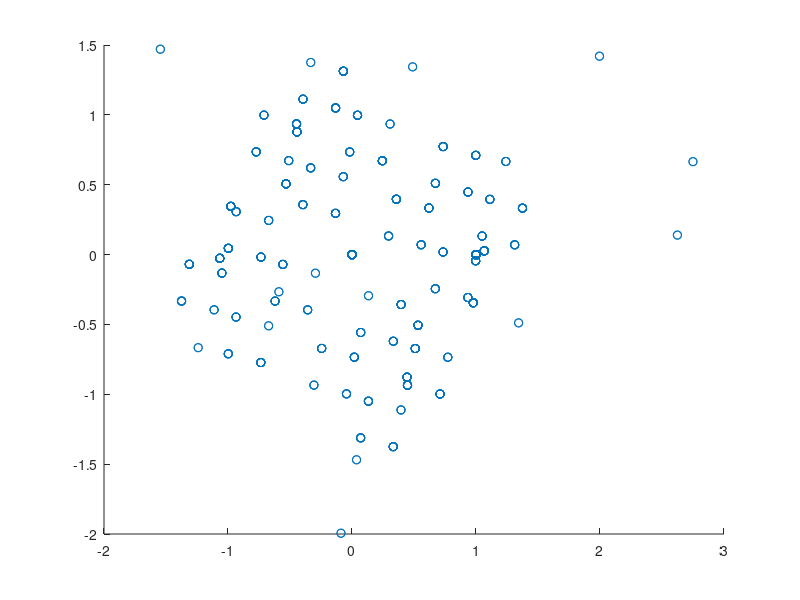
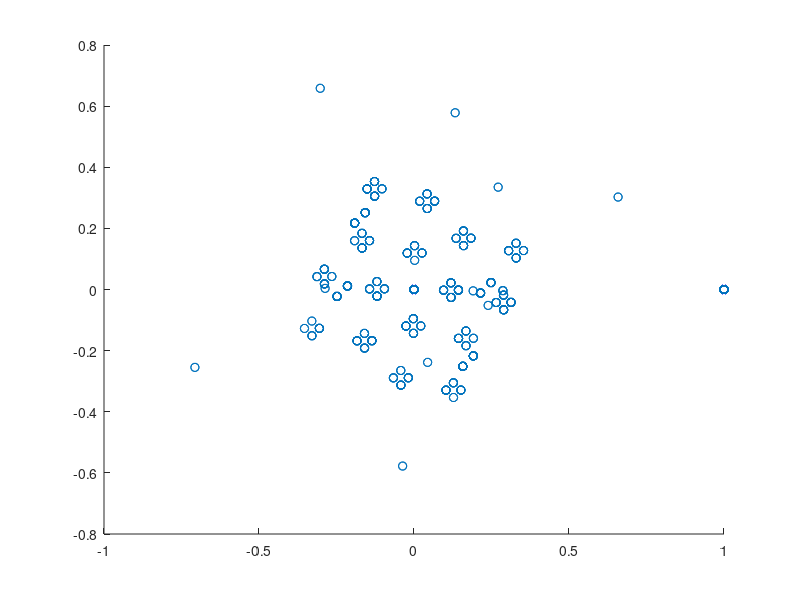

MATLAB code to generate these figures, in order:
% generate_super_frame
clear all
clc
close all
load v_stack
num_data_stream = 1;
num_ant_ap = 1;
num_valid_sc = 52;
const_num_sc = 64;
num_symbol_per_frame = 100;
const_num_frame = 10;
[num_block,M,N]=size(v_stack);
ng=num_valid_sc/num_block;
%%%%%%%%%%%%%%%%%%%%%%%%%%%%%%%%%%%%%%%%%%%%%%%%%%%%
% data parameters
%%%%%%%%%%%%%%%%%%%%%%%%%%%%%%%%%%%%%%%%%%%%%%%%%%%%
%%% STF 
STF_POS = [3  7  11  15  19  23  30  34  38  42  46  50];
STF_DAT_GRP = zeros(3, 52);    
STF_DAT_GRP(1,STF_POS) = sqrt(2)*[-1-1i  -1+1i  -1-1i  -1-1i  -1-1i  1-1i  -1-1i  -1-1i  1+1i  1-1i  1+1i  -1+1i];
STF_DAT_GRP(2,STF_POS) = sqrt(2)*[-1+1i  -1+1i  1-1i  1-1i  -1-1i  1-1i  -1+1i  1+1i  1-1i  -1+1i  1-1i  -1+1i];
STF_DAT_GRP(3,STF_POS) = sqrt(2)*[-1+1i  1+1i  -1+1i  1+1i  1-1i  1+1i  -1+1i  -1+1i  1-1i  1-1i  -1+1i  -1+1i];

%%% LTF
LTF_DAT_GRP = zeros(3, 52);
LTF_DAT_GRP(1,:) = [-1 1 -1 -1 -1 1 1 1 -1 -1 1 1 1 1 -1 1 -1 -1 -1 -1 1 1 -1 1 1 -1 1 -1 -1 -1 1 1 -1 -1 -1 -1 1 1 1 1 1 1 -1 -1 1 1 1 1 1 -1 -1 -1];
LTF_DAT_GRP(2,:) = [1 1 -1 -1 1 1 -1 -1 1 1 -1 -1 -1 1 -1 1 1 1 -1 -1 -1 -1 1 1 1 -1 1 1 1 -1 -1 -1 1 -1 1 -1 1 1 1 1 1 1 -1 -1 -1 -1 1 -1 -1 1 1 -1];
LTF_DAT_GRP(3,:) = [1 -1 -1 -1 -1 1 -1 -1 -1 1 1 -1 1 1 1 1 1 -1 -1 1 -1 -1 -1 -1 -1 1 -1 1 -1 -1 1 1 -1 -1 -1 1 1 -1 1 -1 1 -1 1 1 -1 -1 1 1 1 -1 1 -1];
%%%% pilot
POS_VALID_SC = [39:64 2:27];
POS_PAYLOAD_SC = [1:5 7:19 21:32 34:46 48:52];
POS_PILOT_SC = [6 20 33 47];
PILOT_DAT_GRP=ones(4,num_symbol_per_frame);
% %%%%%%%%%%%%%%%%%%%%%%%%%%%%%%%%%%%%%%%%%%%%%%%%%%%%
% % generate freq data of all users
% %%%%%%%%%%%%%%%%%%%%%%%%%%%%%%%%%%%%%%%%%%%%%%%%%%%%
freq_data_grp = zeros(N,num_valid_sc, num_symbol_per_frame);
for indx=1:N
    data_freq = zeros(num_valid_sc,num_symbol_per_frame);
    stf_dat = STF_DAT_GRP(indx,:);
    ltf_dat = LTF_DAT_GRP(indx,:);
    data_freq(:,1) = stf_dat.';
    data_freq(:,2) = stf_dat.';
    data_freq(:,3) = ltf_dat.';
    data_freq(:,4) = ltf_dat.';
    for jj = 5:num_symbol_per_frame
        data_freq(1:4,jj) = (1/sqrt(2))*(sign(randn(4,1))+1i*sign(randn(4,1)));
        % data_freq(POS_PILOT_SC,jj) = PILOT_DAT_GRP(:,jj);
    end
    freq_data_grp(indx,:,:)=data_freq;
end
 freq_dat1=squeeze(freq_data_grp(1,:,:));   
 freq_dat2=squeeze(freq_data_grp(2,:,:)); 
 freq_dat3=squeeze(freq_data_grp(3,:,:)); 
 
% %%%%%%%%%%%%%%%%%%%%%%%%%%%%%%%%%%%%%%%%%%%%%%%%%%%%
% % Superimposition at antenna 1
% %%%%%%%%%%%%%%%%%%%%%%%%%%%%%%%%%%%%%%%%%%%%%%%%%%%%
data_ant_1=zeros(num_valid_sc, num_symbol_per_frame);
for i=1:num_block
 data_ant_1((ng*(i-1)+1:ng*i),1:end)=squeeze(v_stack(1,1,1))*freq_dat1((ng*(i-1)+1:ng*i),1:end)+squeeze(v_stack(1,1,2))*freq_dat2((ng*(i-1)+1:ng*i),1:end)+squeeze(v_stack(1,1,3))*freq_dat3((ng*(i-1)+1:ng*i),1:end);
end
data_ant_1(POS_PILOT_SC,5:end)=PILOT_DAT_GRP(:,5:end);

% %%%%%%%%%%%%%%%%%%%%%%%%%%%%%%%%%%%%%%%%%%%%%%%%%%%%
% % Superimposition at antenna 2
% %%%%%%%%%%%%%%%%%%%%%%%%%%%%%%%%%%%%%%%%%%%%%%%%%%%%
data_ant_2=zeros(num_valid_sc, num_symbol_per_frame);
for i=1:num_block
 data_ant_2((ng*(i-1)+1:ng*i),1:end)=squeeze(v_stack(1,2,1))*freq_dat1((ng*(i-1)+1:ng*i),1:end)+squeeze(v_stack(1,2,2))*freq_dat2((ng*(i-1)+1:ng*i),1:end)+squeeze(v_stack(1,2,3))*freq_dat3((ng*(i-1)+1:ng*i),1:end);
end
data_ant_2(POS_PILOT_SC,5:end)=PILOT_DAT_GRP(:,5:end);
%%%%%%%%%%%%%%%%%%%%%%%%%%%%%%%%%%%%%%%%%%%%%%%%%%
% % Convert to time domain
% %%%%%%%%%%%%%%%%%%%%%%%%%%%%%%%%%%%%%%%%%%%%%%%%%%%%
     time_signal_grp = zeros(2, 80*num_symbol_per_frame);
     % antenna 1
     data_f_frm = zeros(const_num_sc, num_symbol_per_frame);
     data_f_frm(POS_VALID_SC,:) = data_ant_1;
     data_t_frm = ifft(data_f_frm)*sqrt(const_num_sc);
     data_s_frm = [data_t_frm(end-15:end,:); data_t_frm];
     data_s_frm = data_s_frm(:).';
     time_signal_grp(1,:) = data_s_frm;
     data1=data_ant_1(:).';
     % antenna 2
     data_f_frm = zeros(const_num_sc, num_symbol_per_frame);
     data_f_frm(POS_VALID_SC,:) = data_ant_2;
     data2=data_ant_2(:).';
     data_t_frm = ifft(data_f_frm)*sqrt(const_num_sc);
     data_s_frm = [data_t_frm(end-15:end,:); data_t_frm];
     data_s_frm = data_s_frm(:).';
     time_signal_grp(2,:) = data_s_frm;
     time_signal_grp = repmat(time_signal_grp, 1, const_num_frame);
     figure();
     scatter(real(data1),imag(data1),'ko');
     figure();
     scatter(real(data2),imag(data2),'ko');     
     
%%%%%%%%%%%%%%%%%%%%%%%%%%%%%%%%%%%%%%%%%%%%%%%%%%%%
% write to the file
%%%%%%%%%%%%%%%%%%%%%%%%%%%%%%%%%%%%%%%%%%%%%%%%%%%%
for indx=1:M
    fileID= fopen(['C:\Users\pedra\Desktop\NOMA_2X3\signals\super_tx_' num2str(indx) '.dat'], 'wb');       
    if (fileID < 0)
        disp('Error: fail to open files!');
        %pause;
    end
    data_tmp_c = time_signal_grp(indx,:);
    data_tmp_f = [real(data_tmp_c); imag(data_tmp_c)];
    data_tmp_f = data_tmp_f(:);
    fwrite(fileID,data_tmp_f,'float');
    fclose(fileID);
end